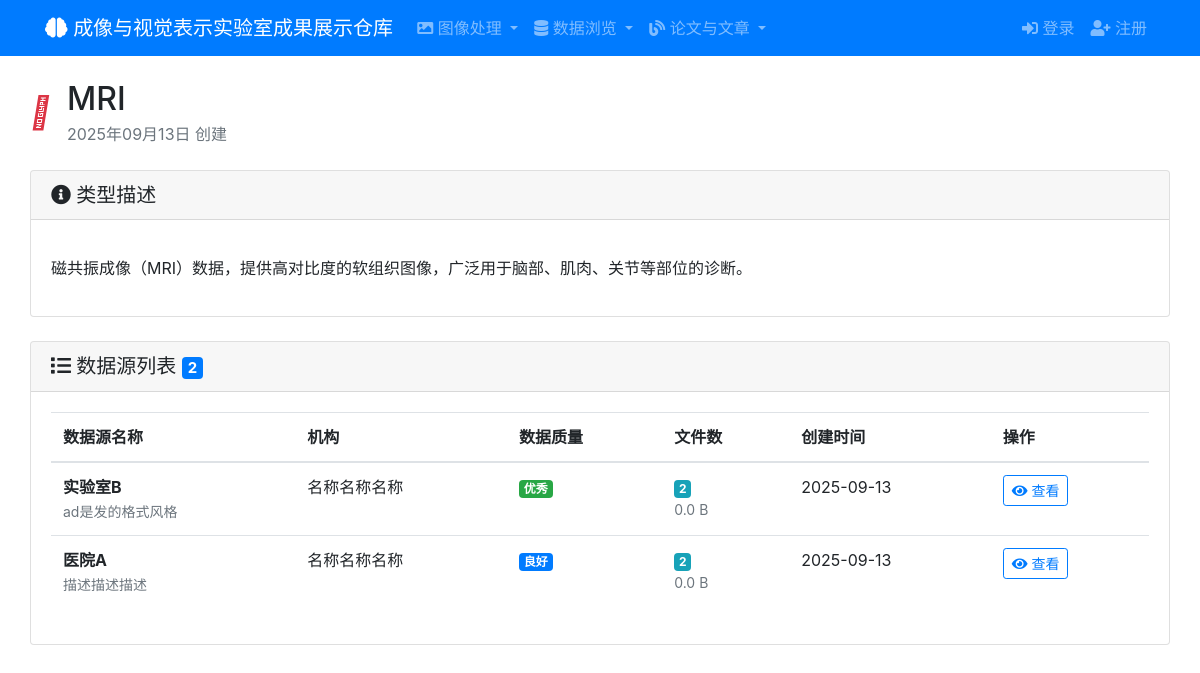
Page /data-types/1/ on the committed database.
### blog/models.py (models this page shows, shortened)
class DataType(models.Model):
    TYPE_CHOICES = [
        ('mri', 'MRI'),
        ('pet', 'PET'),
        ('ct', 'CT'),
        ('ultrasound', '超声'),
        ('xray', 'X光'),
        ('other', '其他'),
    ]
    name = models.CharField('数据类型', max_length=50, choices=TYPE_CHOICES, unique=True)
    description = models.TextField('类型描述', blank=True, help_text='介绍该数据类型的特点和应用场景')
    icon = models.CharField('图标', max_length=50, default='fa-image', help_text='FontAwesome图标名称')
    color = models.CharField('主题色', max_length=7, default='#007bff', help_text='十六进制颜色代码')
    created_at = models.DateTimeField('创建时间', auto_now_add=True)
    updated_at = models.DateTimeField('更新时间', auto_now=True)
    class Meta:
        verbose_name = '数据类型'
        verbose_name_plural = '数据类型'
        ordering = ['name']

class DataSource(models.Model):
    data_type = models.ForeignKey(DataType, on_delete=models.CASCADE, verbose_name='数据类型')
    source_name = models.CharField('数据源名称', max_length=200, help_text='如：医院A、研究机构B等')
    source_description = models.TextField('数据源描述', blank=True, help_text='详细介绍该数据源的背景信息')
    contact_person = models.CharField('联系人', max_length=100, blank=True)
    contact_email = models.EmailField('联系邮箱', blank=True)
    institution = models.CharField('机构名称', max_length=200, blank=True)
    collection_date = models.DateField('收集日期', null=True, blank=True)
    data_quality = models.CharField('数据质量', max_length=50, choices=[
        ('excellent', '优秀'),
        ('good', '良好'),
        ('fair', '一般'),
        ('poor', '较差'),
    ], default='good')
    is_public = models.BooleanField('公开访问', default=True, help_text='是否允许所有用户访问')
    created_by = models.ForeignKey(User, on_delete=models.SET_NULL, null=True, verbose_name='创建者')
    created_at = models.DateTimeField('创建时间', auto_now_add=True)
    updated_at = models.DateTimeField('更新时间', auto_now=True)
    class Meta:
        verbose_name = '数据源'
        verbose_name_plural = '数据源'
        ordering = ['-created_at']
        unique_together = ['data_type', 'source_name']
    def get_file_count(self):
        return self.datafile_set.count()
    def get_total_size(self):
        total_size = 0
        for file in self.datafile_set.all():
            if file.file:
                try:
                    total_size += file.file.size
                except:
                    pass
        return total_size
    def get_formatted_size(self):
        size = self.get_total_size()
        for unit in ['B', 'KB', 'MB', 'GB', 'TB']:
            if size < 1024.0:
                return f"{size:.1f} {unit}"
            size /= 1024.0
        return f"{size:.1f} PB"

class DataFile(models.Model):
    FILE_TYPE_CHOICES = [
        ('dicom', 'DICOM'),
        ('nifti', 'NIfTI'),
        ('mat', 'MATLAB'),
        ('raw', '原始数据'),
        ('image', '图像文件'),
        ('other', '其他'),
    ]
    data_source = models.ForeignKey(DataSource, on_delete=models.CASCADE, verbose_name='数据源')
    file_name = models.CharField('文件名', max_length=255)
    file = models.FileField('文件', upload_to='data_files/', help_text='支持DICOM、NIfTI、MAT等格式')
    file_type = models.CharField('文件类型', max_length=20, choices=FILE_TYPE_CHOICES, default='other')
    file_size = models.BigIntegerField('文件大小', default=0, help_text='字节')
    file_description = models.TextField('文件描述', blank=True)
    patient_id = models.CharField('患者ID', max_length=100, blank=True, help_text='匿名化患者标识')
    scan_date = models.DateTimeField('扫描日期', null=True, blank=True)
    scan_parameters = models.TextField('扫描参数', blank=True, help_text='如：TR、TE、层厚等参数信息')
    tags = models.CharField('标签', max_length=500, blank=True, help_text='用逗号分隔的标签')
    download_count = models.PositiveIntegerField('下载次数', default=0)
    is_active = models.BooleanField('激活状态', default=True)
    uploaded_by = models.ForeignKey(User, on_delete=models.SET_NULL, null=True, verbose_name='上传者')
    created_at = models.DateTimeField('上传时间', auto_now_add=True)
    updated_at = models.DateTimeField('更新时间', auto_now=True)
    class Meta:
        verbose_name = '数据文件'
        verbose_name_plural = '数据文件'
        ordering = ['-created_at']

### blog/views.py (the view)
# urls.py: path('data-types/<int:pk>/', views.data_type_detail, name='data_type_detail'),
def data_type_detail(request, pk):
    data_type = get_object_or_404(DataType, pk=pk)
    data_sources = DataSource.objects.filter(data_type=data_type).order_by('-created_at')
    paginator = Paginator(data_sources, 10)
    page_number = request.GET.get('page')
    page_obj = paginator.get_page(page_number)
    return render(request, 'blog/data_type_detail.html', {
        'data_type': data_type,
        'page_obj': page_obj
    })

### blog/templates/blog/data_type_detail.html (shortened to what this page needs)
{% extends 'blog/base.html' %}
{% load static %}
{% block content %}
<div class="container-fluid">
    <div class="row">
        <div class="col-12">
            <div class="d-flex justify-content-between align-items-center mb-4">
                <div class="d-flex align-items-center">
                    <i class="{{ data_type.icon }} fa-2x mr-3" style="color: {{ data_type.color }};"></i>
                    <div>
                        <h2 class="mb-1">{{ data_type.get_name_display }}</h2>
                        <p class="text-muted mb-0">{{ data_type.created_at|date:"Y年m月d日" }} 创建</p>
                    </div>
                </div>
            </div>
            <div class="card mb-4">
                <div class="card-header">
                    <h5 class="mb-0"><i class="fas fa-info-circle"></i> 类型描述</h5>
                </div>
                <div class="card-body">
                    <p class="card-text">{{ data_type.description|linebreaks }}</p>
                </div>
            </div>
            <div class="card">
                <div class="card-header d-flex justify-content-between align-items-center">
                    <h5 class="mb-0">
                        <i class="fas fa-list"></i> 数据源列表
                        <span class="badge badge-primary">{{ page_obj.paginator.count }}</span>
                    </h5>
                </div>
                <div class="card-body">
                    {% if page_obj %}
                        <div class="table-responsive">
                            <table class="table table-hover">
                                <thead>
                                    <tr>
                                        <th>数据源名称</th>
                                        <th>机构</th>
                                        <th>数据质量</th>
                                        <th>文件数</th>
                                        <th>创建时间</th>
                                        <th>操作</th>
                                    </tr>
                                </thead>
                                <tbody>
                                    {% for data_source in page_obj %}
                                    <tr>
                                        <td>
                                            <div>
                                                <strong>{{ data_source.source_name }}</strong>
                                            </div>
                                            <small class="text-muted">{{ data_source.source_description|truncatewords:10 }}</small>
                                        </td>
                                        <td>{{ data_source.institution|default:"未设置" }}</td>
                                        <td>
                                            <span class="badge badge-{% if data_source.data_quality == 'excellent' %}success{% elif data_source.data_quality == 'good' %}primary{% elif data_source.data_quality == 'fair' %}warning{% else %}danger{% endif %}">
                                                {{ data_source.get_data_quality_display }}
                                            </span>
                                        </td>
                                        <td>
                                            <span class="badge badge-info">{{ data_source.get_file_count }}</span>
                                            <small class="text-muted d-block">{{ data_source.get_formatted_size }}</small>
                                        </td>
                                        <td>{{ data_source.created_at|date:"Y-m-d" }}</td>
                                        <td>
                                            <a href="{% url 'blog:data_source_detail' data_source.pk %}"
                                               class="btn btn-outline-primary btn-sm">
                                                <i class="fas fa-eye"></i> 查看
                                            </a>
                                        </td>
                                    </tr>
                                    {% endfor %}
                                </tbody>
                            </table>
                        </div>
                    {% endif %}
                </div>
            </div>
        </div>
    </div>
</div>
{% endblock %}

### rows in the picture
DataType: name "MRI", created_at "2025年09月13日", description "磁共振成像（MRI）数据，提供高对比度的软组织图像，广泛用于脑部、肌肉、关节等部位的诊断。"
DataSource: source_name "实验室B", source_description "ad是发的格式风格", institution "名称名称名称", data_quality "优秀", get_file_count "2", get_formatted_size "0.0 B", created_at "2025-09-13"
DataSource: source_name "医院A", source_description "描述描述描述", institution "名称名称名称", data_quality "良好", get_file_count "2", get_formatted_size "0.0 B", created_at "2025-09-13"

### other values in the picture
{{ page_obj.paginator.count }} "2"
